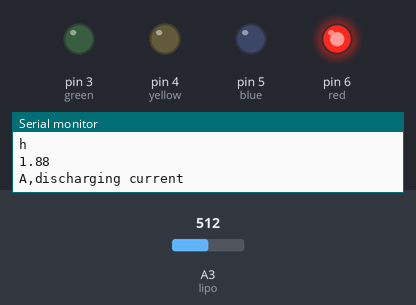
A sketch run on a simulated Arduino Mega 2560, built with avr-gcc and run on an emulated ATmega2560. On the bench: output pins drawn as LEDs (lit = HIGH), the last lines printed to the serial monitor. The inputs (shaded band) are chosen by the test bench; at power-on: A3 (lipo) = 512. The modem accepts every AT command (registered, SIM ready, sends succeed) and sends nothing else.

Above: at 6.2 s.
6.3 s: A3 (lipo) set to 939
9.9 s: A3 (lipo) set to 964
At 12.5 s:
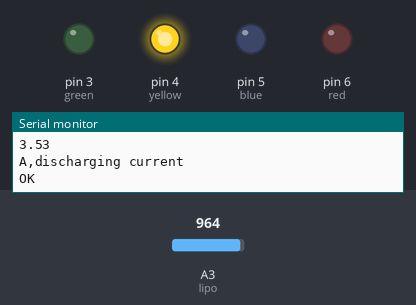
12.8 s: A3 (lipo) set to 987
15.1 s: A3 (lipo) set to 1012
At 16.9 s:
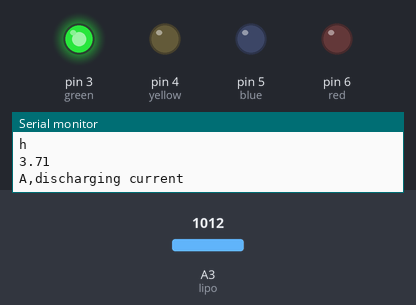
18.0 s: A3 (lipo) set to 990
At 20.3 s:
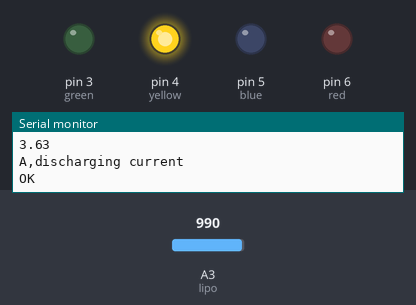
20.6 s: A3 (lipo) set to 1010
At 23.1 s:
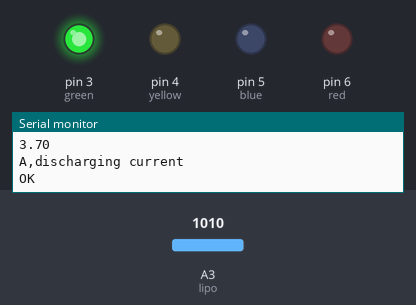
Timing chart, 0 to 24.3 s (numbered marks = the images above; inputs shaded):
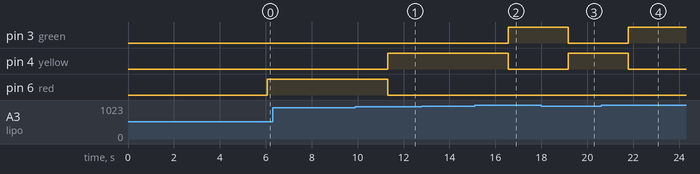

Measured:
- the behaviour switches between 950 and 951 on A3 (lipo) (found by bisection; images 0 and 1)
- the behaviour switches between 1000 and 1001 on A3 (lipo) (found by bisection; images 1 and 2)
- after the input at 9.9 s, pin 4 (yellow): LOW → HIGH after 1.4 s; pin 6 (red): HIGH → LOW after 1.4 s
- after the input at 15.1 s, pin 3 (green): LOW → HIGH after 1.5 s; pin 4 (yellow): HIGH → LOW after 1.5 s
- after the input at 18.0 s, pin 3 (green): HIGH → LOW after 1.2 s; pin 4 (yellow): LOW → HIGH after 1.2 s
- after the input at 20.6 s, pin 3 (green): LOW → HIGH after 1.2 s; pin 4 (yellow): HIGH → LOW after 1.2 s

The sketch:

WIFI_LIPO.ino
```cpp
#include <SoftwareSerial.h>
//#include <string.h>
#define TIMEOUT 1000//mS
SoftwareSerial Serial1(2,3);//Rx,Tx
#define red 6
#define yellow 4
#define green 3
#define blue 5
#define lipo A3
float lipoV=0;
float v=0;
float i=0;

int r = 2;
float c = 0;
float e = 0;
float t = 0;
float id = 0;
void setup()
{
  pinMode (red,OUTPUT);
  pinMode (blue,OUTPUT);
  pinMode(yellow,OUTPUT);
  pinMode(green,OUTPUT);
  pinMode(lipo,INPUT);
  Serial.begin(9600);
  Serial1.begin(9600);
  SendCommand("AT+RST", "Ready");
  delay(5000);
  SendCommand("AT+CWMODE=1","OK");
  SendCommand("AT+CIFSR","OK");
  SendCommand("AT+CIPMUX=1","OK");
  SendCommand("AT+CIPSERVER=1,80","OK");

  }
void loop()
{

lipoV=analogRead(lipo);
Serial.println(lipoV);
Serial.print("battery voltage");
v = (lipoV * 5)/1023;
i= v/r;
  e = v*i;
  c = e/v;
  id = 1.5*c;
  t = c/id;

String IncomingString="";
boolean StringReady = false;
while (Serial1.available())
{
  IncomingString=Serial1.readString();
  boolean StringReady=true;
  }
  if(StringReady)
  {
    Serial.println("Received String: " + IncomingString);
  }
    if(lipoV<950)
    {
      digitalWrite(red,HIGH);
      digitalWrite(yellow,LOW);
      digitalWrite(green,LOW);
      Serial.println(lipoV);
      Serial.println(v);
      Serial.println("low battery");
      Serial.println(e);
      Serial.println("Wh");
      Serial.println(c);
      Serial.println("Ah");
      Serial.println(t);
      Serial.println("h");
      Serial.println(id);
      Serial.println("A,discharging current");
      delay(500);
      SendCommand("AT+CIPSEND=0,33","OK");
      Serial1.println("AT+CIPSEND=0,33");
      Serial1.println("<h1>Low Battery locate for EVCS ASAP.!</h1>");
      delay(1000);
      SendCommand("AT+CIPCLOSE=0","OK");
    }
    if(lipoV>950 && lipoV<1000)
    {
      digitalWrite(red,LOW);
      digitalWrite(yellow,HIGH);
      digitalWrite(green,LOW);
      Serial.println(lipoV);
      Serial.println(v);
      Serial.println("getting low battery");
      Serial.println(c);
      Serial.println("Ah");
      Serial.println(t);
      Serial.println("h");
      Serial.println(id);
      Serial.println("A,discharging current");
      delay(500);
      SendCommand("AT+CIPSEND=0,35","OK");

      Serial1.println("AT+CIPSEND=0,35");
      Serial1.println("<h1>Getting Low Battery locate for EVCS.!</h1>");
      delay(1000);
      SendCommand("AT+CIPCLOSE=0","OK");
    }
      if(lipoV>1000)
      {
        digitalWrite(red,LOW);
        digitalWrite(yellow,LOW);
        digitalWrite(green,HIGH);
        Serial.println(lipoV);
        Serial.println(v);
        Serial.println("green battery");
        Serial.println(c);
        Serial.println("Ah");
        Serial.println(t);
        Serial.println("h");
        Serial.println(id);
        Serial.println("A,discharging current");
        delay(500);
        SendCommand("AT+CIPSEND=0,23","OK");

        Serial1.println("AT+CIPSEND=0,23");
        Serial1.println("<h1> Good Battery its green.!</h1>");
        delay(1000);
        SendCommand("AT+CIPCLOSE=0","OK");
      }

}


  boolean SendCommand(String cmd, String ack)
{
  Serial1.println(cmd);
  if (!echoFind(ack))
  return true;
}
 boolean echoFind(String keyword)
{
  byte current_char = 0;
  byte keyword_length = keyword.length();
  long deadline= millis()+ TIMEOUT;
  while(millis()< deadline)
  {
    if (Serial1.available())
    {
      char ch = Serial1.read();
      Serial.write(ch);
      if ((ch== keyword[current_char]) && (++current_char== keyword_length))
      {
        Serial.println();
        return true;
      }
    }
  }
  return false;
}
```
